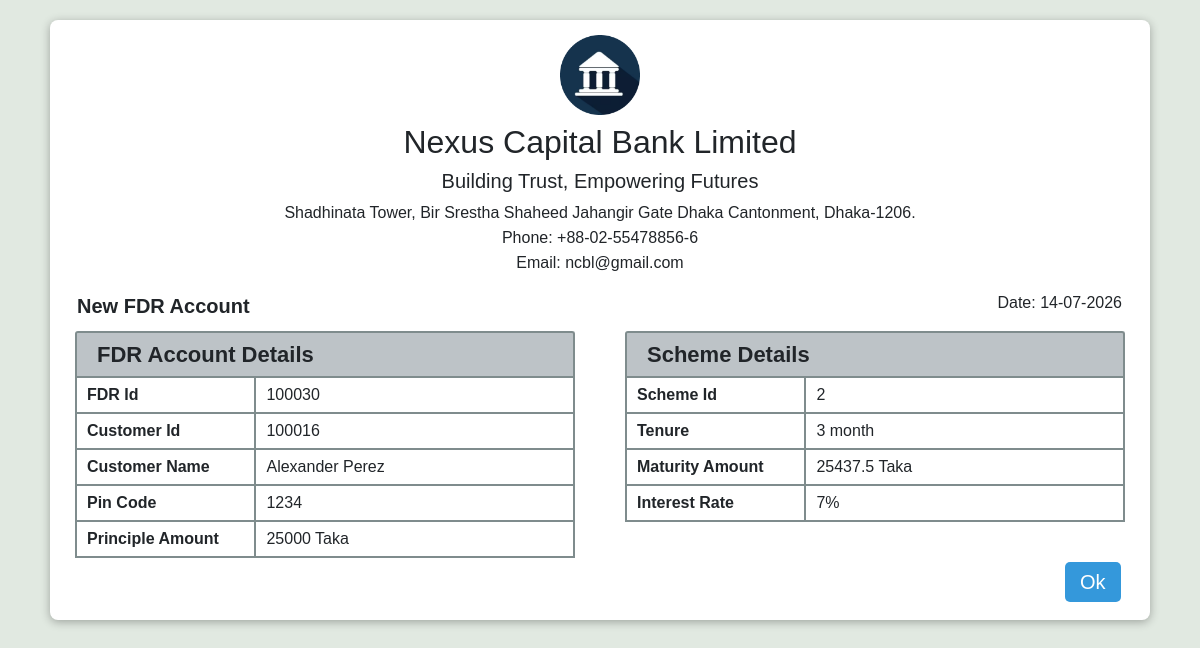
The app's page /officer/fdr_invoice.php with its own data.
### tables this page shows
CREATE TABLE `fdr` (
  `fdr_id` int(11) NOT NULL,
  `customer_id` int(11) DEFAULT NULL,
  `scheme_id` int(11) DEFAULT NULL,
  `pin_code` int(50) NOT NULL,
  `status` varchar(11) DEFAULT NULL,
  `principle_amount` int(11) NOT NULL,
  `opening_date` date DEFAULT NULL,
  `closing_date` date DEFAULT NULL,
  `nom_name` text NOT NULL,
  `nom_nid` int(11) NOT NULL,
  `nom_address` text NOT NULL,
  `nom_relation` text NOT NULL
);

CREATE TABLE `customer` (
  `customer_id` int(11) NOT NULL,
  `nid` varchar(255) NOT NULL,
  `first_name` varchar(255) DEFAULT NULL,
  `last_name` varchar(255) DEFAULT NULL,
  `picture` text DEFAULT NULL,
  `email` varchar(255) DEFAULT NULL,
  `phone` varchar(100) NOT NULL,
  `gender` varchar(10) DEFAULT NULL,
  `address` text DEFAULT NULL,
  `division` varchar(50) DEFAULT NULL,
  `district` varchar(50) DEFAULT NULL,
  `dob` date DEFAULT NULL
);

CREATE TABLE `fdr_scheme` (
  `scheme_id` int(11) NOT NULL,
  `tenure` int(11) DEFAULT NULL,
  `interest_rate` float DEFAULT NULL
);

### officer/fdr_invoice.php (the view, shortened to what this page needs)
<!DOCTYPE html>
<html lang="en">
<head>
    <link rel="stylesheet" href="../bootstrap/bootstrap_css.css">
</head>
<?php
include "../database.php";
$query = "SELECT MAX(fdr_id) as id FROM fdr";
$table = mysqli_query($con, $query);
$row = mysqli_fetch_assoc($table);
$fdr_id = $row['id'];
$query2 = "SELECT *
           FROM fdr f
           INNER JOIN fdr_scheme fs
           USING(scheme_id)
           INNER JOIN customer c
            USING(customer_id)
            WHERE f.fdr_id= '$fdr_id'";
$table2 = mysqli_query($con, $query2);
$row2 = mysqli_fetch_assoc($table2);
?>
<body>
    <div class="cnt">
        <div class="text-center">
            <img class="logo" src="../logo/logo.png" alt="Bank Logo">
            <h2 class="mt-2">Nexus Capital Bank Limited</h2>
            <h5>Building Trust, Empowering Futures</h5>
            <p>Shadhinata Tower, Bir Srestha Shaheed Jahangir Gate Dhaka Cantonment, Dhaka-1206.</p>
            <p class="phone">Phone: +88-02-55478856-6</p>
            <p class="email">Email: ncbl@gmail.com</p>
        </div>
        <div class="d-flex hdiv">
            <p class="fdr">New FDR Account</p>
            <p class="date">Date: <?php echo date("d-m-Y") ?> </p>
        </div>
        <div class="d-flex table_div">
            <div class="table1_div">
                <table class="table2">
                    <header>FDR Account Details</header>
                    <tr>
                        <th>FDR Id</th>
                        <td><?php echo $row2['fdr_id'] ?></td>
                    </tr>
                    <tr>
                        <th>Customer Id</th>
                        <td><?php echo $row2['customer_id'] ?></td>
                    </tr>
                    <tr>
                        <th>Customer Name</th>
                        <td><?php echo $row2['first_name'] . " " . $row2['last_name'] ?></td>
                    </tr>
                    <tr>
                        <th>Pin Code</th>
                        <td><?php echo $row2['pin_code'] ?></td>
                    </tr>
                    <tr>
                        <th>Principle Amount</th>
                        <td><?php echo $row2['principle_amount'] . " Taka" ?></td>
                    </tr>
                </table>
            </div>
            <div class="table2_div">
                <table class="table2">
                    <header>Scheme Details</header>
                    <tr>
                        <th>Scheme Id</th>
                        <td><?php echo $row2['scheme_id'] ?></td>
                    </tr>
                    <tr>
                        <th>Tenure</th>
                        <td><?php echo $row2['tenure'] . " month" ?></td>
                    </tr>
                    <tr>
                        <th>Maturity Amount</th>
                        <td><?php echo $row2['principle_amount'] + (((($row2['principle_amount'] / 100) * $row2['interest_rate']) / 12) * $row2['tenure']) . " Taka" ?></td>
                    </tr>
                    <tr>
                        <th>Interest Rate</th>
                        <td><?php echo $row2['interest_rate'] . "%" ?></td>
                    </tr>
                </table>
                <a href="fdr_create.php"><button class="btnn">Ok</button></a>
            </div>
        </div>
    </div>
</body>
</html>

### officer/fdr_invoice.php (style rules this page uses)
body { background-color: #e1e9e1; font-family: Arial, sans-serif; margin: 0; padding: 0; display: flex; justify-content: center; }
.cnt { background-color: white; margin-top: 20px; height: 600px; width: 1100px; border-radius: 8px; box-shadow: 0 2px 10px rgba(0, 0, 0, 0.3); }
.table_div { margin-top: 40px; display: flex; justify-content: center; }
.table1_div { width: 500px; margin: 0 25px; }
.table2_div { width: 500px; margin: 0 25px; }
header { background-color: #bdc3c7; padding: 5px 20px; font-weight: bold; border-top-right-radius: 3px; border-top-left-radius: 3px; font-size: 22px; border: 2px solid #7f8c8d; border-bottom: none; }
table th, table td { border: 2px solid #7f8c8d; height: 35px; padding: 5px 10px; }
table th { width: 180px; }
table td { width: 320px; }
.logo { height: 80px; width: 80px; margin-top: 15px; }
.phone, .email { margin-top: -15px; }
.btnn { background-color: #3498db; border: none; font-size: 20px; padding: 5px 15px; border-radius: 5px; margin-top: 40px; color: white; margin-left: 440px; }
.hdiv { position: relative; }
.date { position: absolute; right: 28px; }
.fdr { position: absolute; left: 27px; font-size: 20px; font-weight: bold; }

### records on screen
fdr: fdr_id "100030", customer "100016", customer.first_name "Alexander", customer.last_name "Perez", pin_code "1234", principle_amount "25000", scheme "2", fdr_scheme.tenure "3", principle_amount.tenure "25437.5", fdr_scheme.interest_rate "7"
